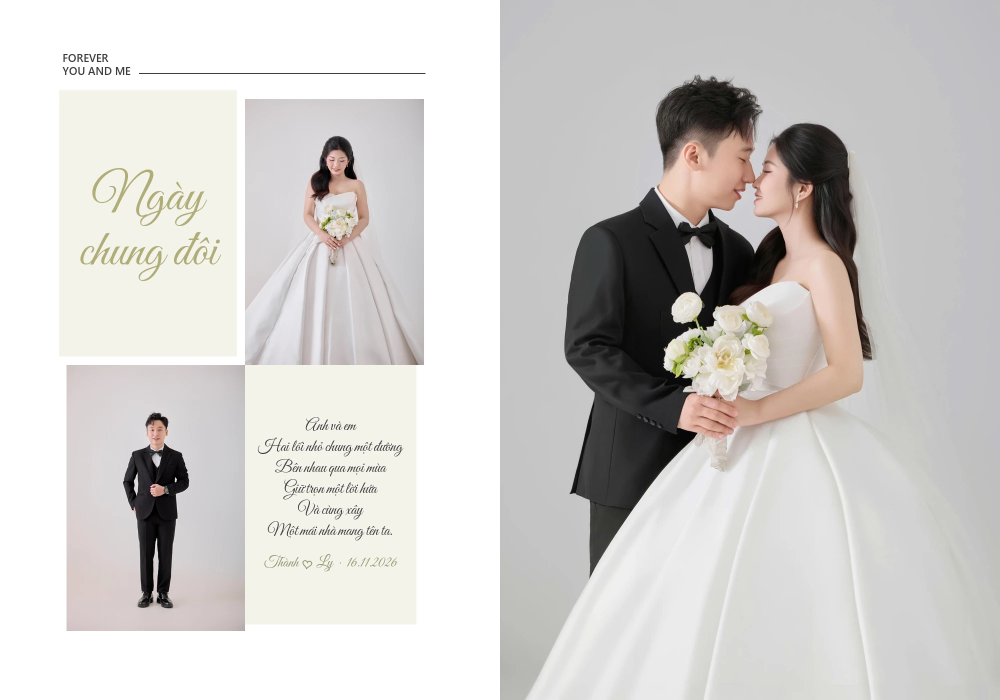
#> input picture assets/img/album-ngang-01.webp, 2000 x 1400 px, given in place of NUU_8067.JPG, which was not available (shown at 1/2 size)
$ python edit_nuu8067.py
#> lines starting #> are read from the running program, lines starting #| are printed output that depends on the picture; pictures that were not available may be replaced by others from this repository, and a replacement may not be noted
"""NUU_8067.JPG -> album-ngang-06.webp
- Cắt (zoom) theo khung ảnh mẫu: tỉ lệ 2000x1031, cặp đôi lệch trái giữa, chân sát mép dưới
- Kéo dài chân ~7%: giãn phần dưới eo theo chiều dọc, chuyển tiếp mượt (không có đường nối)
"""
import os
import numpy as np
from PIL import Image, ImageOps

ROOT = os.path.dirname(os.path.abspath(__file__))
SRC = os.path.join(ROOT, "assets", "img", "NUU_8067.JPG")
DST = os.path.join(ROOT, "assets", "img", "album-ngang-06.webp")

OUT_W, OUT_H = 2000, 1031
# Toạ độ theo ảnh thu nhỏ rộng 1200px
CROP_LEFT, CROP_RIGHT = 117, 1076
WAIST_Y = 548        # ngang eo cô dâu/chú rể
FEET_Y = 657         # gót chân
LEG_STRETCH = 1.07   # chân dài thêm 7%
BLEND = 25           # độ dài vùng chuyển tiếp (px ảnh 1200)
FEET_AT = 0.975      # vị trí gót chân trong ảnh ra (tỉ lệ chiều cao)


def main():
    im = ImageOps.exif_transpose(Image.open(SRC)).convert("RGB")
#> im is the input picture: PIL image 2000x1400 RGB; mean R, G, B 208.2, 205.8, 203.5
    k = im.width / 1200
#> k = 1.67
    a = np.asarray(im).astype(np.float32)
    H = a.shape[0]
#> H = 1400

    x0, x1 = round(CROP_LEFT * k), round(CROP_RIGHT * k)
#> x0 = 195; x1 = 1793
    crop_w = x1 - x0
#> crop_w = 1598
    crop_h = round(crop_w * OUT_H / OUT_W)
#> crop_h = 824
    waist, feet, blend = WAIST_Y * k, FEET_Y * k, BLEND * k
#> waist = 913.3; feet = 1095; blend = 41.67

    # Hàm ánh xạ toạ độ ra -> toạ độ nguồn. Mật độ = 1 phía trên eo, 1/LEG_STRETCH phía dưới (chuyển mượt)
    # Tính trước bảng y_src theo y_out (tính từ 0 = đỉnh ảnh nguồn)
    ys_out = np.arange(0, round(H * LEG_STRETCH) + 1, dtype=np.float64)
#> ys_out = 1499 values from 0 to 1498
    t = np.clip((ys_out - waist) / blend, 0, 1)
#> t = 1499 values from 0 to 1
    t = t * t * (3 - 2 * t)                       # smoothstep
    dens = 1 - (1 - 1 / LEG_STRETCH) * t
    y_src = np.concatenate([[0], np.cumsum(dens[:-1])])

    # Vị trí gót chân sau khi giãn -> chọn đỉnh khung sao cho gót ở FEET_AT
    feet_out = np.interp(feet, y_src, ys_out)
    top_out = feet_out - FEET_AT * crop_h
    rows_out = top_out + np.arange(crop_h)
    rows_src = np.clip(np.interp(rows_out, ys_out, y_src), 0, H - 1)

    r0 = np.floor(rows_src).astype(int)
    r1 = np.minimum(r0 + 1, H - 1)
    f = (rows_src - r0)[:, None, None]
    region = a[:, x0:x1]
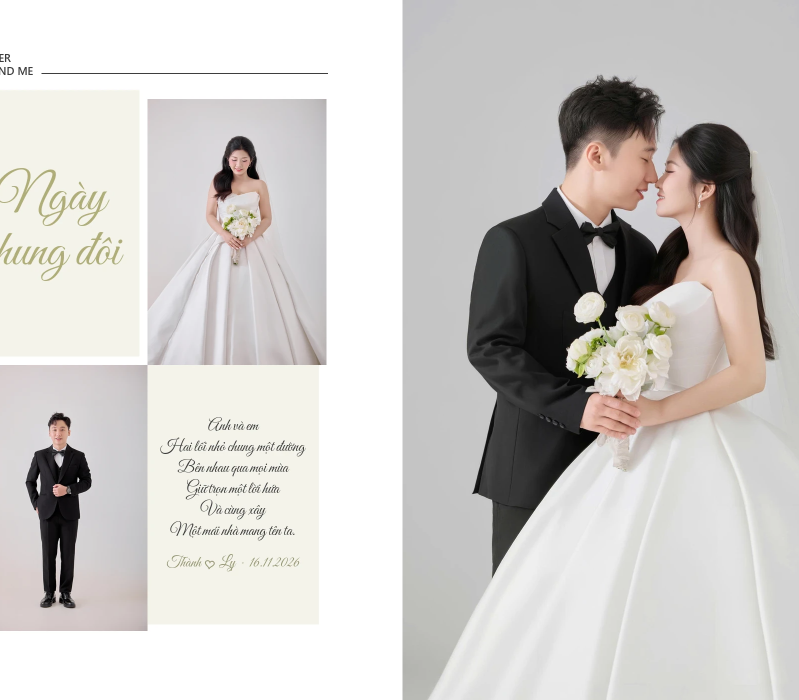
#> region: shape (1400, 1598, 3) float32 (shown at 1/2 size); mean R, G, B 205.2, 202.3, 199
    out = region[r0] * (1 - f) + region[r1] * f
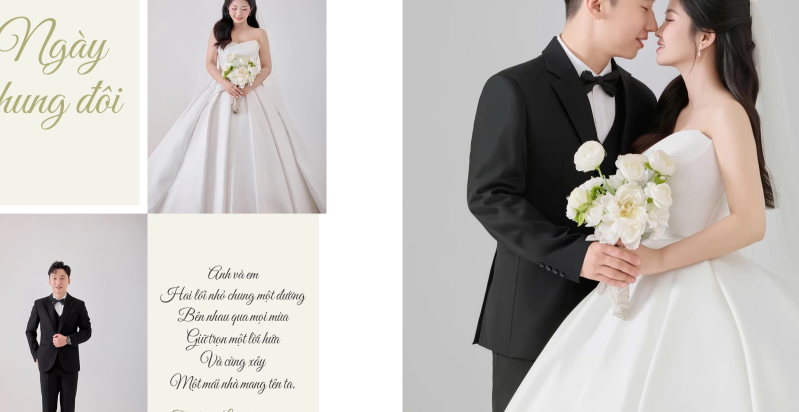
#> out: shape (824, 1598, 3) float64 (shown at 1/2 size); mean R, G, B 193.4, 189.4, 185.5

    img = Image.fromarray(np.clip(out, 0, 255).round().astype(np.uint8))
    img = img.resize((OUT_W, OUT_H), Image.LANCZOS)
#> img: PIL image 2000x1031 RGB
    img.save(DST, "WEBP", quality=86, method=6)
    print(os.path.basename(DST), img.size, os.path.getsize(DST) // 1024, "KB",
          "| crop src", (x0, round(rows_src[0]), x1, round(rows_src[-1])))
#| album-ngang-06.webp (2000, 1031) 75 KB | crop src (195, 303, 1793, 1113)


if __name__ == "__main__":
    main()

$ run again, on assets/img/album-ngang-011.webp
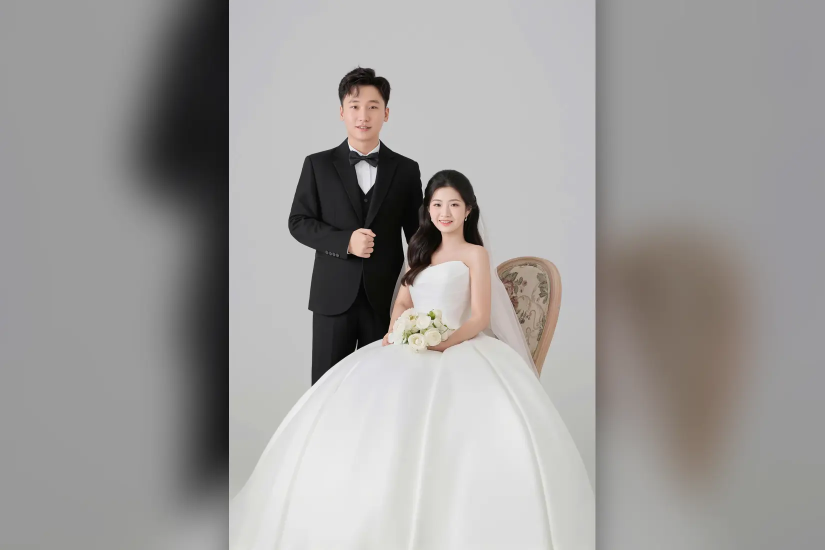
#> input picture assets/img/album-ngang-011.webp, 1650 x 1100 px, given in place of NUU_8067.JPG, which was not available (shown at 1/2 size)
#> in main, im is the input picture: PIL image 1650x1100 RGB; mean R, G, B 158, 155.9, 154.4
#> in main, `region = a[:, x0:x1]`:
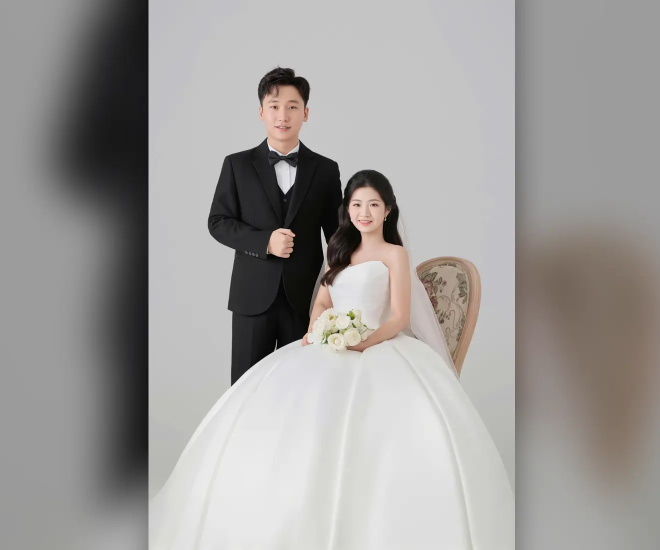
#> region: shape (1100, 1319, 3) float32 (shown at 1/2 size); mean R, G, B 159.1, 156.7, 154.6
#> in main, `out = region[r0] * (1 - f) + region[r1] * f`:
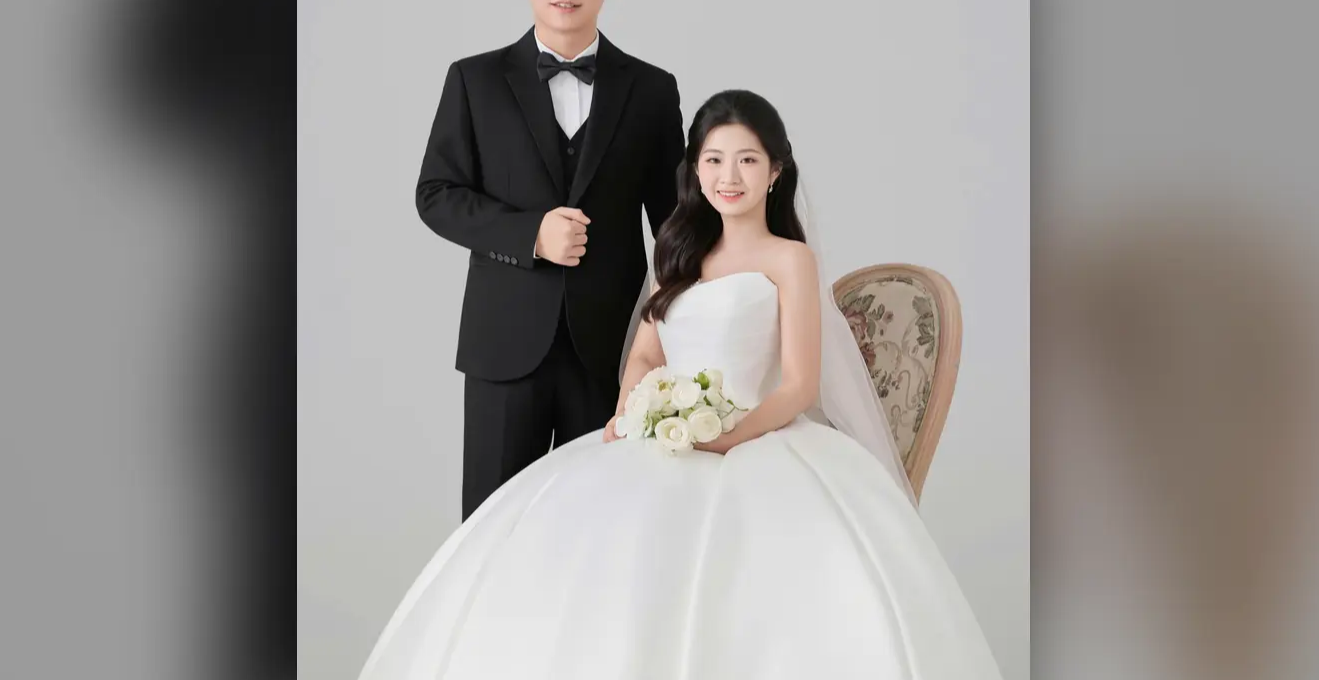
#> out: shape (680, 1319, 3) float64; mean R, G, B 150.3, 146.6, 144
#| album-ngang-06.webp (2000, 1031) 32 KB | crop src (161, 250, 1480, 918)

$ run again, on assets/img/album-ngang-02.webp
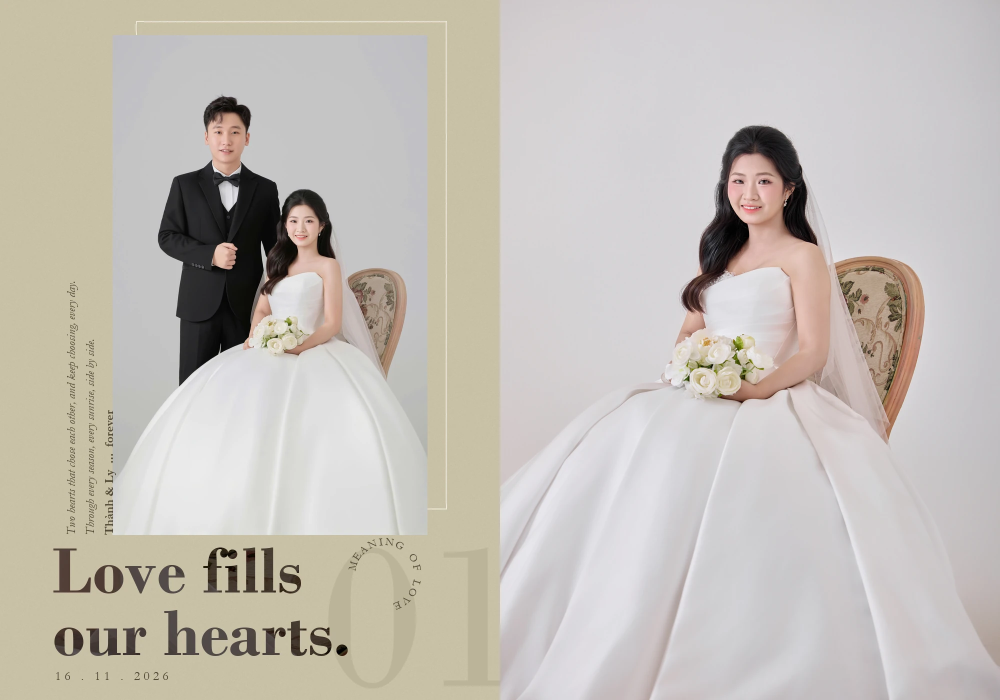
#> input picture assets/img/album-ngang-02.webp, 2000 x 1400 px, given in place of NUU_8067.JPG, which was not available (shown at 1/2 size)
#> in main, im is the input picture: PIL image 2000x1400 RGB; mean R, G, B 196, 190.7, 183.5
#> in main, `region = a[:, x0:x1]`:
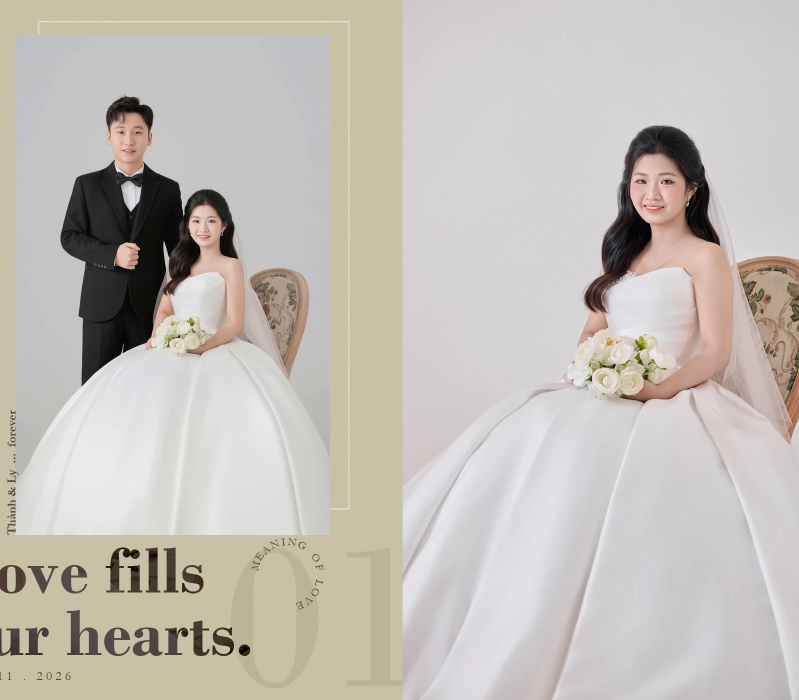
#> region: shape (1400, 1598, 3) float32 (shown at 1/2 size); mean R, G, B 193.6, 189.4, 183
#> in main, `out = region[r0] * (1 - f) + region[r1] * f`:
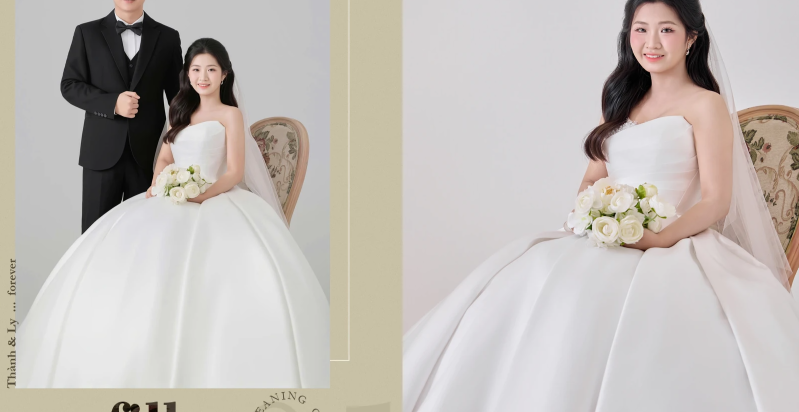
#> out: shape (824, 1598, 3) float64 (shown at 1/2 size); mean R, G, B 193.8, 188.1, 183.2
#| album-ngang-06.webp (2000, 1031) 59 KB | crop src (195, 303, 1793, 1113)
